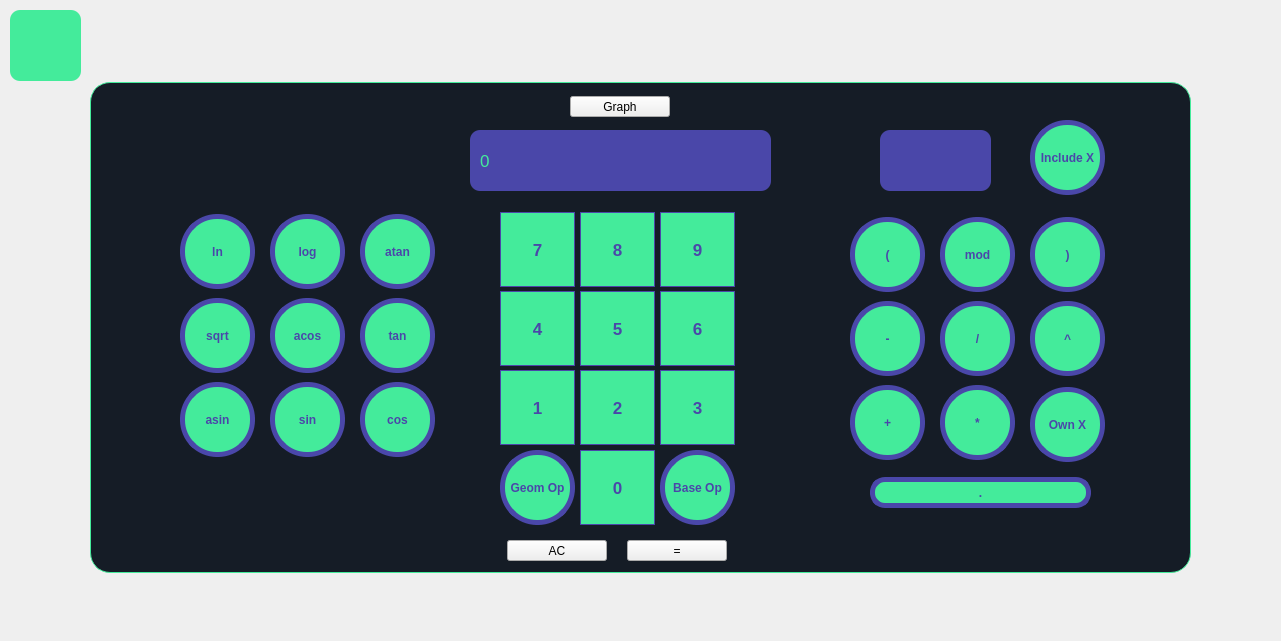
<?xml version="1.0" encoding="UTF-8"?>
<ui version="4.0">
 <class>SimpleWindow</class>
 <widget class="QWidget" name="SimpleWindow">
  <property name="geometry">
   <rect>
    <x>0</x>
    <y>0</y>
    <width>1281</width>
    <height>641</height>
   </rect>
  </property>
  <property name="windowTitle">
   <string>Form</string>
  </property>
  <widget class="QLabel" name="backgroundLabel">
   <property name="geometry">
    <rect>
     <x>0</x>
     <y>-10</y>
     <width>1281</width>
     <height>641</height>
    </rect>
   </property>
   <property name="text">
    <string/>
   </property>
  </widget>
  <widget class="QLabel" name="label">
   <property name="geometry">
    <rect>
     <x>90</x>
     <y>82</y>
     <width>1101</width>
     <height>491</height>
    </rect>
   </property>
   <property name="styleSheet">
    <string notr="true">QLabel {
	background-color: #151c26;
	border-radius: 20px;
	border: 1px solid #44eb9b;
}</string>
   </property>
   <property name="text">
    <string/>
   </property>
  </widget>
  <widget class="QPushButton" name="previousButton">
   <property name="geometry">
    <rect>
     <x>10</x>
     <y>10</y>
     <width>71</width>
     <height>71</height>
    </rect>
   </property>
   <property name="styleSheet">
    <string notr="true">QPushButton {
	background-color: #44eb9b;
	color: #151c26;
	border-radius: 10px;
	border-image: url(:/src/image/previous.png) stretch; 
}</string>
   </property>
   <property name="text">
    <string/>
   </property>
  </widget>
  <widget class="QLabel" name="label_2">
   <property name="geometry">
    <rect>
     <x>470</x>
     <y>130</y>
     <width>301</width>
     <height>61</height>
    </rect>
   </property>
   <property name="styleSheet">
    <string notr="true">QLabel {
	color: #44eb9b;
	background-color: rgb(74, 71, 169);
	border-radius: 10px;
}</string>
   </property>
   <property name="text">
    <string/>
   </property>
  </widget>
  <widget class="QLabel" name="output">
   <property name="geometry">
    <rect>
     <x>480</x>
     <y>135</y>
     <width>281</width>
     <height>51</height>
    </rect>
   </property>
   <property name="styleSheet">
    <string notr="true">QLabel {
	color: #44eb9b;
	font-size: 17px;
  	alignment: 'AlignVCenter | AlignRight';
}</string>
   </property>
   <property name="text">
    <string>0</string>
   </property>
  </widget>
  <widget class="QPushButton" name="seven">
   <property name="geometry">
    <rect>
     <x>500</x>
     <y>212</y>
     <width>75</width>
     <height>75</height>
    </rect>
   </property>
   <property name="styleSheet">
    <string notr="true">QPushButton {
	font-weight: bold;
	color: rgb(74, 71, 169);
	background-color: rgb(68, 235, 155);
	border: 1px solid rgb(74, 71, 169);
	font-size: 17px;
}

QPushButton:pressed {
	background-color: rgb(74, 71, 169);
	border: 1px solid rgb(68, 235, 155);
	color: rgb(68, 235, 155);
}</string>
   </property>
   <property name="text">
    <string>7</string>
   </property>
  </widget>
  <widget class="QPushButton" name="eight">
   <property name="geometry">
    <rect>
     <x>580</x>
     <y>212</y>
     <width>75</width>
     <height>75</height>
    </rect>
   </property>
   <property name="styleSheet">
    <string notr="true">QPushButton {
	font-weight: bold;
	color: rgb(74, 71, 169);
	background-color: rgb(68, 235, 155);
	border: 1px solid rgb(74, 71, 169);
	font-size: 17px;
}

QPushButton:pressed {
	background-color: rgb(74, 71, 169);
	border: 1px solid rgb(68, 235, 155);
	color: rgb(68, 235, 155);
}</string>
   </property>
   <property name="text">
    <string>8</string>
   </property>
  </widget>
  <widget class="QPushButton" name="nine">
   <property name="geometry">
    <rect>
     <x>660</x>
     <y>212</y>
     <width>75</width>
     <height>75</height>
    </rect>
   </property>
   <property name="styleSheet">
    <string notr="true">QPushButton {
	font-weight: bold;
	color: rgb(74, 71, 169);
	background-color: rgb(68, 235, 155);
	border: 1px solid rgb(74, 71, 169);
	font-size: 17px;
}

QPushButton:pressed {
	background-color: rgb(74, 71, 169);
	border: 1px solid rgb(68, 235, 155);
	color: rgb(68, 235, 155);
}</string>
   </property>
   <property name="text">
    <string>9</string>
   </property>
  </widget>
  <widget class="QPushButton" name="six">
   <property name="geometry">
    <rect>
     <x>660</x>
     <y>291</y>
     <width>75</width>
     <height>75</height>
    </rect>
   </property>
   <property name="styleSheet">
    <string notr="true">QPushButton {
	font-weight: bold;
	color: rgb(74, 71, 169);
	background-color: rgb(68, 235, 155);
	border: 1px solid rgb(74, 71, 169);
	font-size: 17px;
}

QPushButton:pressed {
	background-color: rgb(74, 71, 169);
	border: 1px solid rgb(68, 235, 155);
	color: rgb(68, 235, 155);
}</string>
   </property>
   <property name="text">
    <string>6</string>
   </property>
  </widget>
  <widget class="QPushButton" name="four">
   <property name="geometry">
    <rect>
     <x>500</x>
     <y>291</y>
     <width>75</width>
     <height>75</height>
    </rect>
   </property>
   <property name="styleSheet">
    <string notr="true">QPushButton {
	font-weight: bold;
	color: rgb(74, 71, 169);
	background-color: rgb(68, 235, 155);
	border: 1px solid rgb(74, 71, 169);
	font-size: 17px;
}

QPushButton:pressed {
	background-color: rgb(74, 71, 169);
	border: 1px solid rgb(68, 235, 155);
	color: rgb(68, 235, 155);
}</string>
   </property>
   <property name="text">
    <string>4</string>
   </property>
  </widget>
  <widget class="QPushButton" name="five">
   <property name="geometry">
    <rect>
     <x>580</x>
     <y>291</y>
     <width>75</width>
     <height>75</height>
    </rect>
   </property>
   <property name="styleSheet">
    <string notr="true">QPushButton {
	font-weight: bold;
	color: rgb(74, 71, 169);
	background-color: rgb(68, 235, 155);
	border: 1px solid rgb(74, 71, 169);
	font-size: 17px;
}

QPushButton:pressed {
	background-color: rgb(74, 71, 169);
	border: 1px solid rgb(68, 235, 155);
	color: rgb(68, 235, 155);
}</string>
   </property>
   <property name="text">
    <string>5</string>
   </property>
  </widget>
  <widget class="QPushButton" name="three">
   <property name="geometry">
    <rect>
     <x>660</x>
     <y>370</y>
     <width>75</width>
     <height>75</height>
    </rect>
   </property>
   <property name="styleSheet">
    <string notr="true">QPushButton {
	font-weight: bold;
	color: rgb(74, 71, 169);
	background-color: rgb(68, 235, 155);
	border: 1px solid rgb(74, 71, 169);
	font-size: 17px;
}

QPushButton:pressed {
	background-color: rgb(74, 71, 169);
	border: 1px solid rgb(68, 235, 155);
	color: rgb(68, 235, 155);
}</string>
   </property>
   <property name="text">
    <string>3</string>
   </property>
  </widget>
  <widget class="QPushButton" name="one">
   <property name="geometry">
    <rect>
     <x>500</x>
     <y>370</y>
     <width>75</width>
     <height>75</height>
    </rect>
   </property>
   <property name="styleSheet">
    <string notr="true">QPushButton {
	font-weight: bold;
	color: rgb(74, 71, 169);
	background-color: rgb(68, 235, 155);
	border: 1px solid rgb(74, 71, 169);
	font-size: 17px;
}

QPushButton:pressed {
	background-color: rgb(74, 71, 169);
	border: 1px solid rgb(68, 235, 155);
	color: rgb(68, 235, 155);
}</string>
   </property>
   <property name="text">
    <string>1</string>
   </property>
  </widget>
  <widget class="QPushButton" name="two">
   <property name="geometry">
    <rect>
     <x>580</x>
     <y>370</y>
     <width>75</width>
     <height>75</height>
    </rect>
   </property>
   <property name="styleSheet">
    <string notr="true">QPushButton {
	font-weight: bold;
	color: rgb(74, 71, 169);
	background-color: rgb(68, 235, 155);
	border: 1px solid rgb(74, 71, 169);
	font-size: 17px;
}

QPushButton:pressed {
	background-color: rgb(74, 71, 169);
	border: 1px solid rgb(68, 235, 155);
	color: rgb(68, 235, 155);
}</string>
   </property>
   <property name="text">
    <string>2</string>
   </property>
  </widget>
  <widget class="QPushButton" name="geomOp">
   <property name="geometry">
    <rect>
     <x>500</x>
     <y>450</y>
     <width>75</width>
     <height>75</height>
    </rect>
   </property>
   <property name="styleSheet">
    <string notr="true">QPushButton{
	font-weight: bold;
	color: rgb(74, 71, 169);
	background-color: rgb(68, 235, 155);
	border-style: solid;
	border-width: 5px;
	border-radius: 37px;
}

QPushButton:pressed {
	background-color: rgb(74, 71, 169);
	color: rgb(68, 235, 155);
}</string>
   </property>
   <property name="text">
    <string>Geom Op</string>
   </property>
  </widget>
  <widget class="QPushButton" name="baseOp">
   <property name="geometry">
    <rect>
     <x>660</x>
     <y>450</y>
     <width>75</width>
     <height>75</height>
    </rect>
   </property>
   <property name="styleSheet">
    <string notr="true">QPushButton{
	font-weight: bold;
	color: rgb(74, 71, 169);
	background-color: rgb(68, 235, 155);
	border-style: solid;
	border-width: 5px;
	border-radius: 37px;
}

QPushButton:pressed {
	background-color: rgb(74, 71, 169);
	color: rgb(68, 235, 155);
}</string>
   </property>
   <property name="text">
    <string>Base Op</string>
   </property>
  </widget>
  <widget class="QPushButton" name="zero">
   <property name="geometry">
    <rect>
     <x>580</x>
     <y>450</y>
     <width>75</width>
     <height>75</height>
    </rect>
   </property>
   <property name="styleSheet">
    <string notr="true">QPushButton {
	font-weight: bold;
	color: rgb(74, 71, 169);
	background-color: rgb(68, 235, 155);
	border: 1px solid rgb(74, 71, 169);
	font-size: 17px;
}

QPushButton:pressed {
	background-color: rgb(74, 71, 169);
	border: 1px solid rgb(68, 235, 155);
	color: rgb(68, 235, 155);
}</string>
   </property>
   <property name="text">
    <string>0</string>
   </property>
  </widget>
  <widget class="QFrame" name="groupBase">
   <property name="geometry">
    <rect>
     <x>840</x>
     <y>187</y>
     <width>291</width>
     <height>341</height>
    </rect>
   </property>
   <widget class="QPushButton" name="mod">
    <property name="geometry">
     <rect>
      <x>100</x>
      <y>30</y>
      <width>75</width>
      <height>75</height>
     </rect>
    </property>
    <property name="styleSheet">
     <string notr="true">QPushButton{
	font-weight: bold;
	color: rgb(74, 71, 169);
	background-color: rgb(68, 235, 155);
	border-style: solid;
	border-width: 5px;
	border-radius: 37px;
}

QPushButton:pressed {
	background-color: rgb(74, 71, 169);
	color: rgb(68, 235, 155);
}</string>
    </property>
    <property name="text">
     <string>mod</string>
    </property>
   </widget>
   <widget class="QPushButton" name="minus">
    <property name="geometry">
     <rect>
      <x>10</x>
      <y>114</y>
      <width>75</width>
      <height>75</height>
     </rect>
    </property>
    <property name="styleSheet">
     <string notr="true">QPushButton{
	font-weight: bold;
	color: rgb(74, 71, 169);
	background-color: rgb(68, 235, 155);
	border-style: solid;
	border-width: 5px;
	border-radius: 37px;
}

QPushButton:pressed {
	background-color: rgb(74, 71, 169);
	color: rgb(68, 235, 155);
}</string>
    </property>
    <property name="text">
     <string>-</string>
    </property>
   </widget>
   <widget class="QPushButton" name="plus">
    <property name="geometry">
     <rect>
      <x>10</x>
      <y>198</y>
      <width>75</width>
      <height>75</height>
     </rect>
    </property>
    <property name="styleSheet">
     <string notr="true">QPushButton{
	font-weight: bold;
	color: rgb(74, 71, 169);
	background-color: rgb(68, 235, 155);
	border-style: solid;
	border-width: 5px;
	border-radius: 37px;
}

QPushButton:pressed {
	background-color: rgb(74, 71, 169);
	color: rgb(68, 235, 155);
}</string>
    </property>
    <property name="text">
     <string>+</string>
    </property>
   </widget>
   <widget class="QPushButton" name="divide">
    <property name="geometry">
     <rect>
      <x>100</x>
      <y>114</y>
      <width>75</width>
      <height>75</height>
     </rect>
    </property>
    <property name="styleSheet">
     <string notr="true">QPushButton{
	font-weight: bold;
	color: rgb(74, 71, 169);
	background-color: rgb(68, 235, 155);
	border-style: solid;
	border-width: 5px;
	border-radius: 37px;
}

QPushButton:pressed {
	background-color: rgb(74, 71, 169);
	color: rgb(68, 235, 155);
}</string>
    </property>
    <property name="text">
     <string>/</string>
    </property>
   </widget>
   <widget class="QPushButton" name="bracketOpen">
    <property name="geometry">
     <rect>
      <x>10</x>
      <y>30</y>
      <width>75</width>
      <height>75</height>
     </rect>
    </property>
    <property name="styleSheet">
     <string notr="true">QPushButton{
	font-weight: bold;
	color: rgb(74, 71, 169);
	background-color: rgb(68, 235, 155);
	border-style: solid;
	border-width: 5px;
	border-radius: 37px;
}

QPushButton:pressed {
	background-color: rgb(74, 71, 169);
	color: rgb(68, 235, 155);
}</string>
    </property>
    <property name="text">
     <string>(</string>
    </property>
   </widget>
   <widget class="QPushButton" name="multiply">
    <property name="geometry">
     <rect>
      <x>100</x>
      <y>198</y>
      <width>75</width>
      <height>75</height>
     </rect>
    </property>
    <property name="styleSheet">
     <string notr="true">QPushButton{
	font-weight: bold;
	color: rgb(74, 71, 169);
	background-color: rgb(68, 235, 155);
	border-style: solid;
	border-width: 5px;
	border-radius: 37px;
}

QPushButton:pressed {
	background-color: rgb(74, 71, 169);
	color: rgb(68, 235, 155);
}</string>
    </property>
    <property name="text">
     <string>*</string>
    </property>
   </widget>
   <widget class="QPushButton" name="pow">
    <property name="geometry">
     <rect>
      <x>190</x>
      <y>114</y>
      <width>75</width>
      <height>75</height>
     </rect>
    </property>
    <property name="styleSheet">
     <string notr="true">QPushButton{
	font-weight: bold;
	color: rgb(74, 71, 169);
	background-color: rgb(68, 235, 155);
	border-style: solid;
	border-width: 5px;
	border-radius: 37px;
}

QPushButton:pressed {
	background-color: rgb(74, 71, 169);
	color: rgb(68, 235, 155);
}</string>
    </property>
    <property name="text">
     <string>^</string>
    </property>
   </widget>
   <widget class="QPushButton" name="bracketClose">
    <property name="geometry">
     <rect>
      <x>190</x>
      <y>30</y>
      <width>75</width>
      <height>75</height>
     </rect>
    </property>
    <property name="styleSheet">
     <string notr="true">QPushButton{
	font-weight: bold;
	color: rgb(74, 71, 169);
	background-color: rgb(68, 235, 155);
	border-style: solid;
	border-width: 5px;
	border-radius: 37px;
}

QPushButton:pressed {
	background-color: rgb(74, 71, 169);
	color: rgb(68, 235, 155);
}</string>
    </property>
    <property name="text">
     <string>)</string>
    </property>
   </widget>
   <widget class="QPushButton" name="ownXButton">
    <property name="geometry">
     <rect>
      <x>190</x>
      <y>200</y>
      <width>75</width>
      <height>75</height>
     </rect>
    </property>
    <property name="styleSheet">
     <string notr="true">QPushButton{
	font-weight: bold;
	color: rgb(74, 71, 169);
	background-color: rgb(68, 235, 155);
	border-style: solid;
	border-width: 5px;
	border-radius: 37px;
}

QPushButton:pressed {
	background-color: rgb(74, 71, 169);
	color: rgb(68, 235, 155);
}</string>
    </property>
    <property name="text">
     <string>Own X</string>
    </property>
   </widget>
   <widget class="QPushButton" name="pushPoint">
    <property name="geometry">
     <rect>
      <x>30</x>
      <y>290</y>
      <width>221</width>
      <height>31</height>
     </rect>
    </property>
    <property name="styleSheet">
     <string notr="true">QPushButton{
	font-weight: bold;
	color: rgb(74, 71, 169);
	background-color: rgb(68, 235, 155);
	border-style: solid;
	border-width: 5px;
	border-radius: 15px;
}

QPushButton:pressed {
	background-color: rgb(74, 71, 169);
	color: rgb(68, 235, 155);
}</string>
    </property>
    <property name="text">
     <string>.</string>
    </property>
   </widget>
  </widget>
  <widget class="QFrame" name="groupGeom">
   <property name="geometry">
    <rect>
     <x>140</x>
     <y>202</y>
     <width>351</width>
     <height>281</height>
    </rect>
   </property>
   <widget class="QPushButton" name="cos">
    <property name="geometry">
     <rect>
      <x>220</x>
      <y>180</y>
      <width>75</width>
      <height>75</height>
     </rect>
    </property>
    <property name="styleSheet">
     <string notr="true">QPushButton{
	font-weight: bold;
	color: rgb(74, 71, 169);
	background-color: rgb(68, 235, 155);
	border-style: solid;
	border-width: 5px;
	border-radius: 37px;
}

QPushButton:pressed {
	background-color: rgb(74, 71, 169);
	color: rgb(68, 235, 155);
}</string>
    </property>
    <property name="text">
     <string>cos</string>
    </property>
   </widget>
   <widget class="QPushButton" name="tan">
    <property name="geometry">
     <rect>
      <x>220</x>
      <y>96</y>
      <width>75</width>
      <height>75</height>
     </rect>
    </property>
    <property name="styleSheet">
     <string notr="true">QPushButton{
	font-weight: bold;
	color: rgb(74, 71, 169);
	background-color: rgb(68, 235, 155);
	border-style: solid;
	border-width: 5px;
	border-radius: 37px;
}

QPushButton:pressed {
	background-color: rgb(74, 71, 169);
	color: rgb(68, 235, 155);
}</string>
    </property>
    <property name="text">
     <string>tan</string>
    </property>
   </widget>
   <widget class="QPushButton" name="acos">
    <property name="geometry">
     <rect>
      <x>130</x>
      <y>96</y>
      <width>75</width>
      <height>75</height>
     </rect>
    </property>
    <property name="styleSheet">
     <string notr="true">QPushButton{
	font-weight: bold;
	color: rgb(74, 71, 169);
	background-color: rgb(68, 235, 155);
	border-style: solid;
	border-width: 5px;
	border-radius: 37px;
}

QPushButton:pressed {
	background-color: rgb(74, 71, 169);
	color: rgb(68, 235, 155);
}</string>
    </property>
    <property name="text">
     <string>acos</string>
    </property>
   </widget>
   <widget class="QPushButton" name="atan">
    <property name="geometry">
     <rect>
      <x>220</x>
      <y>12</y>
      <width>75</width>
      <height>75</height>
     </rect>
    </property>
    <property name="styleSheet">
     <string notr="true">QPushButton{
	font-weight: bold;
	color: rgb(74, 71, 169);
	background-color: rgb(68, 235, 155);
	border-style: solid;
	border-width: 5px;
	border-radius: 37px;
}

QPushButton:pressed {
	background-color: rgb(74, 71, 169);
	color: rgb(68, 235, 155);
}</string>
    </property>
    <property name="text">
     <string>atan</string>
    </property>
   </widget>
   <widget class="QPushButton" name="sqrt">
    <property name="geometry">
     <rect>
      <x>40</x>
      <y>96</y>
      <width>75</width>
      <height>75</height>
     </rect>
    </property>
    <property name="styleSheet">
     <string notr="true">QPushButton{
	font-weight: bold;
	color: rgb(74, 71, 169);
	background-color: rgb(68, 235, 155);
	border-style: solid;
	border-width: 5px;
	border-radius: 37px;
}

QPushButton:pressed {
	background-color: rgb(74, 71, 169);
	color: rgb(68, 235, 155);
}</string>
    </property>
    <property name="text">
     <string>sqrt</string>
    </property>
   </widget>
   <widget class="QPushButton" name="log">
    <property name="geometry">
     <rect>
      <x>130</x>
      <y>12</y>
      <width>75</width>
      <height>75</height>
     </rect>
    </property>
    <property name="styleSheet">
     <string notr="true">QPushButton{
	font-weight: bold;
	color: rgb(74, 71, 169);
	background-color: rgb(68, 235, 155);
	border-style: solid;
	border-width: 5px;
	border-radius: 37px;
}

QPushButton:pressed {
	background-color: rgb(74, 71, 169);
	color: rgb(68, 235, 155);
}</string>
    </property>
    <property name="text">
     <string>log</string>
    </property>
   </widget>
   <widget class="QPushButton" name="asin">
    <property name="geometry">
     <rect>
      <x>40</x>
      <y>180</y>
      <width>75</width>
      <height>75</height>
     </rect>
    </property>
    <property name="styleSheet">
     <string notr="true">QPushButton{
	font-weight: bold;
	color: rgb(74, 71, 169);
	background-color: rgb(68, 235, 155);
	border-style: solid;
	border-width: 5px;
	border-radius: 37px;
}

QPushButton:pressed {
	background-color: rgb(74, 71, 169);
	color: rgb(68, 235, 155);
}</string>
    </property>
    <property name="text">
     <string>asin</string>
    </property>
   </widget>
   <widget class="QPushButton" name="sin">
    <property name="geometry">
     <rect>
      <x>130</x>
      <y>180</y>
      <width>75</width>
      <height>75</height>
     </rect>
    </property>
    <property name="styleSheet">
     <string notr="true">QPushButton{
	font-weight: bold;
	color: rgb(74, 71, 169);
	background-color: rgb(68, 235, 155);
	border-style: solid;
	border-width: 5px;
	border-radius: 37px;
}

QPushButton:pressed {
	background-color: rgb(74, 71, 169);
	color: rgb(68, 235, 155);
}</string>
    </property>
    <property name="text">
     <string>sin</string>
    </property>
   </widget>
   <widget class="QPushButton" name="ln">
    <property name="geometry">
     <rect>
      <x>40</x>
      <y>12</y>
      <width>75</width>
      <height>75</height>
     </rect>
    </property>
    <property name="styleSheet">
     <string notr="true">QPushButton{
	font-weight: bold;
	color: rgb(74, 71, 169);
	background-color: rgb(68, 235, 155);
	border-style: solid;
	border-width: 5px;
	border-radius: 37px;
}

QPushButton:pressed {
	background-color: rgb(74, 71, 169);
	color: rgb(68, 235, 155);
}</string>
    </property>
    <property name="text">
     <string>ln</string>
    </property>
   </widget>
  </widget>
  <widget class="QPushButton" name="pushEqual">
   <property name="enabled">
    <bool>true</bool>
   </property>
   <property name="geometry">
    <rect>
     <x>627</x>
     <y>540</y>
     <width>100</width>
     <height>21</height>
    </rect>
   </property>
   <property name="text">
    <string>=</string>
   </property>
  </widget>
  <widget class="QPushButton" name="AC">
   <property name="geometry">
    <rect>
     <x>507</x>
     <y>540</y>
     <width>100</width>
     <height>21</height>
    </rect>
   </property>
   <property name="text">
    <string>AC</string>
   </property>
  </widget>
  <widget class="QLabel" name="ownX1">
   <property name="geometry">
    <rect>
     <x>880</x>
     <y>130</y>
     <width>111</width>
     <height>61</height>
    </rect>
   </property>
   <property name="styleSheet">
    <string notr="true">QLabel {
	color: #44eb9b;
	background-color: rgb(74, 71, 169);
	border-radius: 10px;
}</string>
   </property>
   <property name="text">
    <string/>
   </property>
  </widget>
  <widget class="QLabel" name="ownX2">
   <property name="geometry">
    <rect>
     <x>890</x>
     <y>140</y>
     <width>91</width>
     <height>51</height>
    </rect>
   </property>
   <property name="styleSheet">
    <string notr="true">QLabel {
	color: #44eb9b;
	font-size: 17px;
  	alignment: 'AlignVCenter | AlignRight';
}</string>
   </property>
   <property name="text">
    <string/>
   </property>
  </widget>
  <widget class="QPushButton" name="plusX">
   <property name="geometry">
    <rect>
     <x>1030</x>
     <y>120</y>
     <width>75</width>
     <height>75</height>
    </rect>
   </property>
   <property name="styleSheet">
    <string notr="true">QPushButton{
	font-weight: bold;
	color: rgb(74, 71, 169);
	background-color: rgb(68, 235, 155);
	border-style: solid;
	border-width: 5px;
	border-radius: 37px;
}

QPushButton:pressed {
	background-color: rgb(74, 71, 169);
	color: rgb(68, 235, 155);
}</string>
   </property>
   <property name="text">
    <string>Include X</string>
   </property>
  </widget>
  <widget class="QPushButton" name="pushGraph">
   <property name="geometry">
    <rect>
     <x>570</x>
     <y>96</y>
     <width>100</width>
     <height>21</height>
    </rect>
   </property>
   <property name="text">
    <string>Graph</string>
   </property>
  </widget>
 </widget>
 <resources/>
 <connections/>
</ui>
